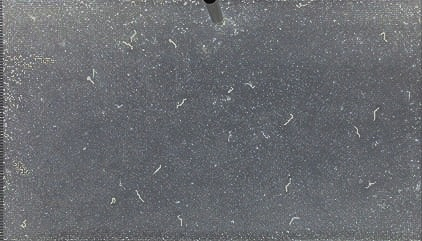
#> input picture snippets/cv3/test .jpg, 422 x 241 px, given in place of Hull_Original_Image.jpg, which was not available
$ python contours.py
#> lines starting #> are read from the running program, lines starting #| are printed output that depends on the picture; after the words box and inside, x2 and y2 are one past the last pixel; in counts of white or black regions, pixels touching at a corner belong together; pictures that were not available may be replaced by others from this repository, and a replacement may not be noted
from __future__ import print_function
import cv2 as cv
import numpy as np
import argparse
import random as rng

rng.seed(12345)

def thresh_callback(val):
    threshold = val
    # Detect edges using Canny
    canny_output = cv.Canny(src_gray, threshold, threshold * 2)
    # Find contours
    contours, _ = cv.findContours(canny_output, cv.RETR_TREE, cv.CHAIN_APPROX_SIMPLE)
    # Find the convex hull object for each contour
    hull_list = []
    for i in range(len(contours)):
        hull = cv.convexHull(contours[i])
        hull_list.append(hull)
    # Draw contours + hull results
    drawing = np.zeros((canny_output.shape[0], canny_output.shape[1], 3), dtype=np.uint8)

    for i in range(len(contours)):
        color = (rng.randint(0,256), rng.randint(0,256), rng.randint(0,256))
        cv.drawContours(drawing, contours, i, color)
        cv.drawContours(drawing, hull_list, i, color)

    # Show in a window
    cv.imshow('Contours', drawing)

# Load source image
src = cv.imread("./../test_images/Hull_Original_Image.jpg")
#> src is the input picture: shape (241, 422, 3); mean B, G, R 112.5, 108.2, 105.8
if src is None:
    print('Could not open or find the image:', args.input)
    exit(0)
# Convert image to gray and blur it
src_gray = cv.cvtColor(src, cv.COLOR_BGR2GRAY)
src_gray = cv.blur(src_gray, (3,3))
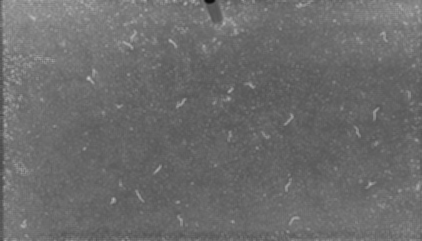
#> src_gray: shape (241, 422); min 12, max 196, mean 108
# Create Window
source_window = 'Source'
cv.namedWindow(source_window)
cv.imshow(source_window, src)
max_thresh = 255
thresh = 100 # initial threshold
cv.createTrackbar('Canny thresh:', source_window, thresh, max_thresh, thresh_callback)
thresh_callback(thresh)
#> in thresh_callback, `canny_output = cv.Canny(src_gray, threshold, threshold * 2)`:
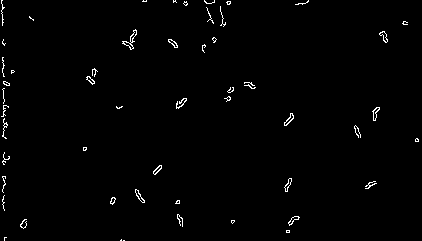
#> canny_output: shape (241, 422); 1.1% white in thin lines or dots
#> in thresh_callback, `contours, _ = cv.findContours(canny_output, cv.RETR_TREE, cv.CHAIN_APP..`: contours = 77 contours, 56 with area under 20; largest, box (x1, y1, x2, y2) and area: (122, 29, 137, 50) 71, (284, 113, 294, 126) 44, (372, 107, 380, 121) 42, (135, 189, 145, 203) 42, (379, 31, 388, 43) 40
#> the loop in thresh_callback, `for i in range(len(contours)):` made 77 passes
#> hull on passes 1, 2, 3, 4, 41, 59: [[124, 240], [123, 240]], [[121, 240], [120, 240], [121, 239]], [[6, 237], [4, 240], [4, 237]], [[289, 230], [289, 232], [286, 232], [286, 230]], [[228, 96], [230, 98], [228, 100], [226, 98]], [[214, 37], [216, 39], [214, 41], [212, 39]]
#> after the loop in thresh_callback, `for i in range(len(contours)):`: hull_list = 77 contours, 36 with area under 20; largest, box (x1, y1, x2, y2) and area: (122, 29, 137, 50) 158, (2, 118, 8, 139) 72, (176, 98, 187, 109) 60, (372, 107, 380, 121) 56, (220, 6, 226, 27) 56
#> the loop in thresh_callback, `for i in range(len(contours)):` made 77 passes
#> color on passes 1 to 12: (213, 5, 152), (188, 99, 138), (223, 82, 191), (63, 221, 133), (89, 95, 181), (46, 211, 85), (75, 105, 39), (97, 174, 164), (12, 234, 173), (13, 212, 1), (3, 83, 91), (146, 50, 212)
#> after the loop in thresh_callback, `for i in range(len(contours)):`:
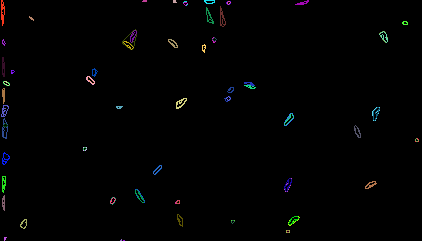
#> drawing: shape (241, 422, 3); mean of channels 0, 1, 2 1.9, 1.8, 1.6; drawn as B, G, R
cv.waitKey()
